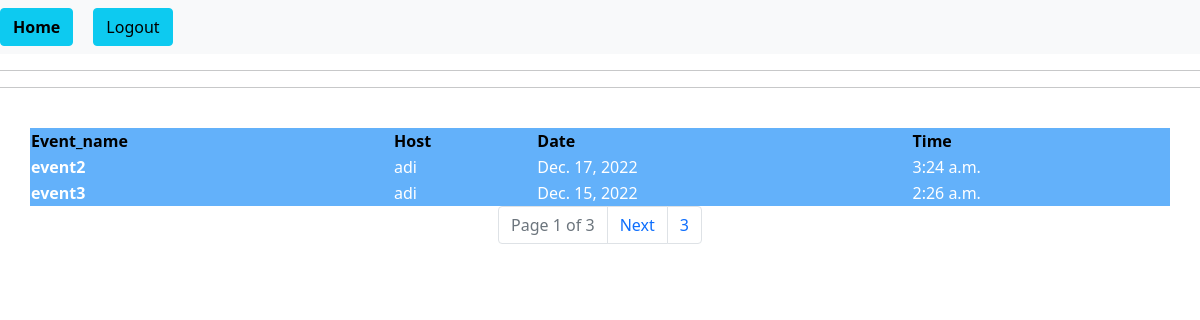
The page /see_you_invited/ (signed in) on the database its author committed.
### app/models.py (models this page shows, shortened)
class invited(models.Model):
    user = models.ForeignKey(
        User, on_delete=models.CASCADE, related_name='user')
    event = models.ForeignKey(
        events, on_delete=models.CASCADE, related_name='event')

class events(models.Model):
    host = models.ForeignKey(
        User, on_delete=models.CASCADE, default='request.user', related_name='users')
    event_name = models.CharField(max_length=100)
    date = models.DateField(null=True,validators=[validate_date])
    time = models.TimeField(null=True)
    invited_user = models.ManyToManyField(User, blank=True)

### app/views/events.py (the view)
# urls.py: path('see_you_invited/',events.you_invited,name='you_invited'),
@login_required(login_url='login')
def you_invited(request):
    user = request.user
    obj = invited.objects.filter(user=user)
    p = Paginator(obj, 2)
    page = request.GET.get('page')
    obj = p.get_page(page)
    context = {
        'objs': obj,
    }
    return render(request, 'see_events_you_invited.html', context)

### app/templates/see_events_you_invited.html (shortened to what this page needs)
{% extends 'base.html' %}
{% block content %}
<center>
   {% if message %}
   <h1><b>{{message}}</b></h1>
   {% else %}
   <hr>
   <br>
</center>
<table class="container" style="background-color:#63B1FA;color:white" >
   <thead>
      <tr style="color:black">
         <th scope="col" >Event_name</th>
         <th scope="col">Host</th>
         <th scope="col">Date</th>
         <th scope="col">Time</th>
      </tr>
   </thead>
   <tbody>
      {% for obj in objs%}
      <tr>
         <th>{{obj.event.event_name}}</th>
         <td>{{obj.event.host}}</td>
         <td>{{obj.event.date}}</td>
         <td>{{obj.event.time}}</td>
      </tr>
      {% endfor %}
   </tbody>
</table>
<nav aria-label="Page navigation example" mt-30>
   <ul class="pagination justify-content-center">
      <li class="page-item disabled">
         <a class="page-link" href="#" tabindex="-1">Page {{objs.number}} of {{objs.paginator.num_pages}}</a>
      </li>
      {% if objs.has_next %}
      <li class="page-item"><a class="page-link"
            href="?page={{objs.next_page_number}}&sort_events={{sort_events}}">Next</a></li>
      <li class="page-item"><a class="page-link"
            href="?page={{objs.paginator.num_pages}}&sort_events={{sort_events}}">{{objs.paginator.num_pages}}</a></li>
      {% endif %}
   </ul>
</nav>
{% endif %}
{% endblock %}

### rows shown on the page
invited: event.event_name "event2", event.host "adi", event "Dec. 17, 2022", event.time "3:24 a.m."
invited: event.event_name "event3", event.host "adi", event "Dec. 15, 2022", event.time "2:26 a.m."

### other values the page prints
{{ objs.number }} "1"
{{ objs.paginator.num_pages }} "3"
